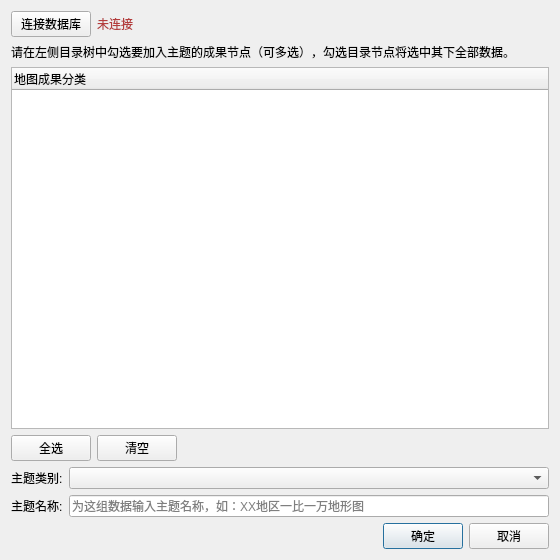
<?xml version="1.0" encoding="UTF-8"?>
<ui version="4.0">
 <class>ThemeContentDialog</class>
 <widget class="QDialog" name="ThemeContentDialog">
  <property name="geometry">
   <rect>
    <x>0</x>
    <y>0</y>
    <width>560</width>
    <height>560</height>
   </rect>
  </property>
  <property name="windowTitle">
   <string>添加主题内容</string>
  </property>
  <layout class="QVBoxLayout" name="mainLayout">
   <item>
    <layout class="QHBoxLayout" name="connLayout">
     <item>
      <widget class="QPushButton" name="mConnectBtn">
       <property name="text">
        <string>连接数据库</string>
       </property>
       <property name="toolTip">
        <string>双击连接数据库，连接成功后展开数据目录勾选数据</string>
       </property>
      </widget>
     </item>
     <item>
      <widget class="QLabel" name="mConnStatusLabel">
       <property name="text">
        <string>未连接</string>
       </property>
       <property name="styleSheet">
        <string notr="true">color: rgb(180, 60, 60);</string>
       </property>
      </widget>
     </item>
     <item>
      <spacer name="horizontalSpacer2">
       <property name="orientation">
        <enum>Qt::Horizontal</enum>
       </property>
       <property name="sizeHint" stdset="0">
        <size>
         <width>40</width>
         <height>20</height>
        </size>
       </property>
      </spacer>
     </item>
    </layout>
   </item>
   <item>
    <widget class="QLabel" name="mDataHintLabel">
     <property name="text">
      <string>请在左侧目录树中勾选要加入主题的成果节点（可多选），勾选目录节点将选中其下全部数据。</string>
     </property>
     <property name="wordWrap">
      <bool>true</bool>
     </property>
    </widget>
   </item>
   <item>
    <widget class="QTreeWidget" name="mDataTree">
     <property name="font">
      <font>
       <family>微软雅黑</family>
       <pointsize>9</pointsize>
      </font>
     </property>
     <column>
      <property name="text">
       <string notr="true">地图成果分类</string>
      </property>
     </column>
    </widget>
   </item>
   <item>
    <layout class="QHBoxLayout" name="treeBtnLayout">
     <item>
      <widget class="QPushButton" name="mSelectAllBtn">
       <property name="text">
        <string>全选</string>
       </property>
      </widget>
     </item>
     <item>
      <widget class="QPushButton" name="mClearAllBtn">
       <property name="text">
        <string>清空</string>
       </property>
      </widget>
     </item>
     <item>
      <spacer name="horizontalSpacer3">
       <property name="orientation">
        <enum>Qt::Horizontal</enum>
       </property>
       <property name="sizeHint" stdset="0">
        <size>
         <width>40</width>
         <height>20</height>
        </size>
       </property>
      </spacer>
     </item>
    </layout>
   </item>
   <item>
    <layout class="QFormLayout" name="formLayout">
     <item row="0" column="0">
      <widget class="QLabel" name="themeLabel">
       <property name="text">
        <string>主题类别:</string>
       </property>
      </widget>
     </item>
     <item row="0" column="1">
      <widget class="QComboBox" name="mThemeCombo"/>
     </item>
     <item row="1" column="0">
      <widget class="QLabel" name="contentNameLabel">
       <property name="text">
        <string>主题名称:</string>
       </property>
      </widget>
     </item>
     <item row="1" column="1">
      <widget class="QLineEdit" name="mContentNameEdit">
       <property name="placeholderText">
        <string>为这组数据输入主题名称，如：XX地区一比一万地形图</string>
       </property>
      </widget>
     </item>
    </layout>
   </item>
   <item>
    <layout class="QHBoxLayout" name="btnLayout">
     <item>
      <spacer name="horizontalSpacer1">
       <property name="orientation">
        <enum>Qt::Horizontal</enum>
       </property>
       <property name="sizeHint" stdset="0">
        <size>
         <width>40</width>
         <height>20</height>
        </size>
       </property>
      </spacer>
     </item>
     <item>
      <widget class="QPushButton" name="mOkBtn">
       <property name="text">
        <string>确定</string>
       </property>
       <property name="default">
        <bool>true</bool>
       </property>
      </widget>
     </item>
     <item>
      <widget class="QPushButton" name="mCancelBtn">
       <property name="text">
        <string>取消</string>
       </property>
      </widget>
     </item>
    </layout>
   </item>
  </layout>
 </widget>
 <resources/>
 <connections/>
</ui>
